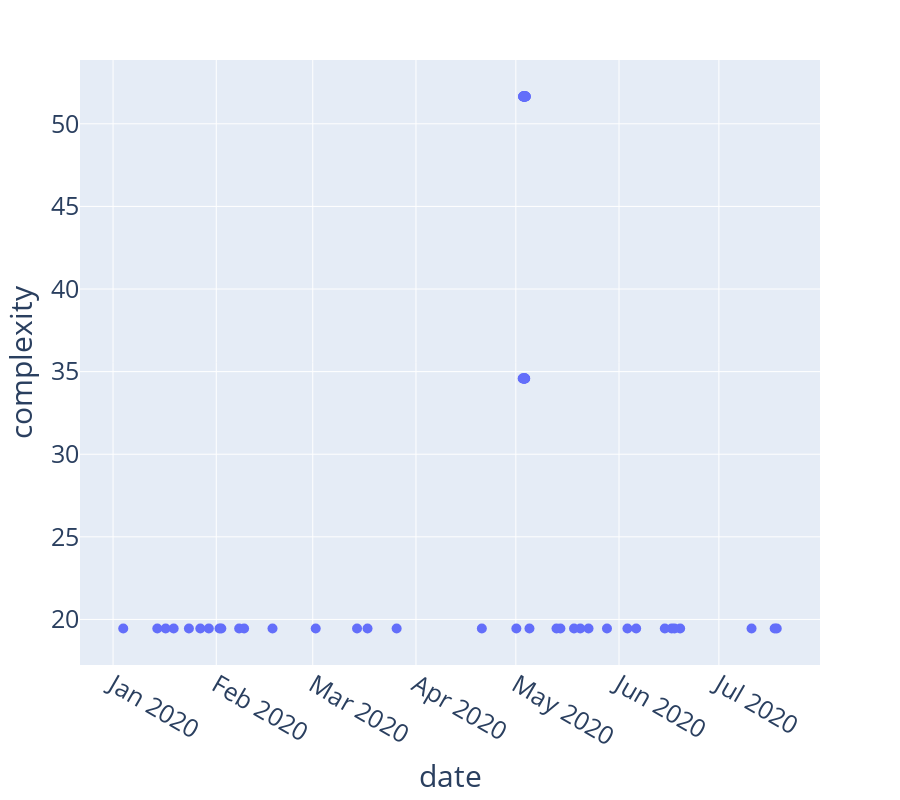

Here is the notebook cell this chart was saved with:
### Code cell
fig = px.scatter(df, x="date", y="complexity", hover_data=['recipe'], height=800)
fig.update_traces(marker={'size':10})
fig.update_layout(
    showlegend=False,
    font=dict(
        size=25
    )
)

### Figure 1 — Plotly figure (JSON) as saved in the notebook; plotly's stock layout.template omitted (floating-point values rounded to 4 significant figures)
{"data": [{"customdata": [[["Day(9)"]], [["Day(77)", "Hour(17)"]], [["Day(33)"]], [["Day(77)", "Hour(14)", "Minute(31)"]], [["Day(182)"]], [["Day(174)"]], [["Day(66)"]], [["Day(30)"]], [["Day(52)"]], [["Day(140)"]], [["Day(115)"]], [["Day(77)", "Hour(7)"]], [["Day(77)", "Hour(8)", "Minute(48)"]], [["Day(185)"]], [["Day(46)"]], [["Day(77)", "Hour(4)", "Minute(40)"]], [["Day(77)", "Hour(18)"]], [["Day(67)"]], [["Day(35)"]], [["Day(79)"]], [["Day(77)", "Hour(19)"]], [["Day(127)"]], [["Day(168)"]], [["Day(77)", "Hour(4)", "Minute(41)"]], [["Day(58)"]], [["Day(77)", "Hour(16)"]], [["Day(75)"]], [["Day(60)"]], [["Day(1)"]], [["Day(77)", "Hour(21)", "Minute(9)"]], [["Day(62)"]], [["Day(43)"]], [["Day(172)"]], [["Day(153)"]], [["Day(77)", "Hour(1)"]], [["Day(187)"]], [["Day(124)"]], [["Day(77)", "Hour(10)", "Minute(42)"]], [["Day(178)"]], [["Day(163)"]], [["Day(77)", "Hour(3)"]], [["Day(77)", "Hour(10)", "Minute(57)"]], [["Day(77)", "Hour(15)", "Minute(28)"]], [["Day(77)", "Hour(21)", "Minute(52)"]], [["Day(77)", "Hour(23)", "Minute(28)"]], [["Day(77)", "Hour(13)"]], [["Day(77)", "Hour(15)", "Minute(11)"]], [["Day(169)"]], [["Day(77)", "Hour(10)", "Minute(53)"]], [["Day(77)", "Hour(14)", "Minute(52)"]], [["Day(77)", "Hour(23)", "Minute(56)"]], [["Day(77)", "Hour(4)", "Minute(59)"]], [["Day(77)", "Hour(6)"]], [["Day(32)"]], [["Day(197)"]], [["Day(2)"]], [["Day(90)"]], [["Day(161)"]], [["Day(77)", "Hour(8)", "Minute(7)"]]], "hovertemplate": "date=%{x}<br>complexity=%{y}<br>recipe=%{customdata[0]}<extra></extra>", "legendgroup": "", "marker": {"color": "#636efa", "size": 10, "symbol": "circle"}, "mode": "markers", "name": "", "orientation": "v", "showlegend": false, "type": "scatter", "x": ["2020-07-10T19:34:00", "2020-05-03T17:09:00", "2020-06-16T19:17:00", "2020-05-03T14:31:00", "2020-01-19T05:06:00", "2020-01-27T05:06:00", "2020-05-14T09:22:00", "2020-06-19T08:50:00", "2020-05-28T09:05:00", "2020-03-01T21:04:00", "2020-03-26T04:32:00", "2020-05-03T07:12:00", "2020-05-03T08:48:00", "2020-01-16T19:11:00", "2020-06-03T12:40:00", "2020-05-03T04:40:00", "2020-05-03T18:22:00", "2020-05-13T05:17:00", "2020-06-14T18:05:00", "2020-05-01T03:39:00", "2020-05-03T19:39:00", "2020-03-14T07:06:00", "2020-02-02T12:41:00", "2020-05-03T04:41:00", "2020-05-22T20:09:00", "2020-05-03T16:08:00", "2020-05-05T02:16:00", "2020-05-20T08:39:00", "2020-07-18T09:11:00", "2020-05-03T21:09:00", "2020-05-18T11:33:00", "2020-06-06T03:33:00", "2020-01-29T18:27:00", "2020-02-17T21:39:00", "2020-05-03T01:23:00", "2020-01-14T06:58:00", "2020-03-17T10:42:00", "2020-05-03T10:42:00", "2020-01-23T18:57:00", "2020-02-07T21:05:00", "2020-05-03T03:29:00", "2020-05-03T10:57:00", "2020-05-03T15:28:00", "2020-05-03T21:52:00", "2020-05-03T23:28:00", "2020-05-03T13:03:00", "2020-05-03T15:11:00", "2020-02-01T23:41:00", "2020-05-03T10:53:00", "2020-05-03T14:52:00", "2020-05-03T23:56:00", "2020-05-03T04:59:00", "2020-05-03T06:35:00", "2020-06-17T16:11:00", "2020-01-04T01:30:00", "2020-07-17T18:02:00", "2020-04-20T18:49:00", "2020-02-09T08:56:00", "2020-05-03T08:07:00"], "xaxis": "x", "y": [19.45, 34.59, 19.45, 51.65, 19.45, 19.45, 19.45, 19.45, 19.45, 19.45, 19.45, 34.59, 51.65, 19.45, 19.45, 51.65, 34.59, 19.45, 19.45, 19.45, 34.59, 19.45, 19.45, 51.65, 19.45, 34.59, 19.45, 19.45, 19.45, 51.65, 19.45, 19.45, 19.45, 19.45, 34.59, 19.45, 19.45, 51.65, 19.45, 19.45, 34.59, 51.65, 51.65, 51.65, 51.65, 34.59, 51.65, 19.45, 51.65, 51.65, 51.65, 51.65, 34.59, 19.45, 19.45, 19.45, 19.45, 19.45, 51.65], "yaxis": "y"}], "layout": {"font": {"size": 25}, "height": 800, "legend": {"tracegroupgap": 0}, "margin": {"t": 60}, "showlegend": false, "xaxis": {"anchor": "y", "domain": [0, 1], "title": {"text": "date"}}, "yaxis": {"anchor": "x", "domain": [0, 1], "title": {"text": "complexity"}}}}
